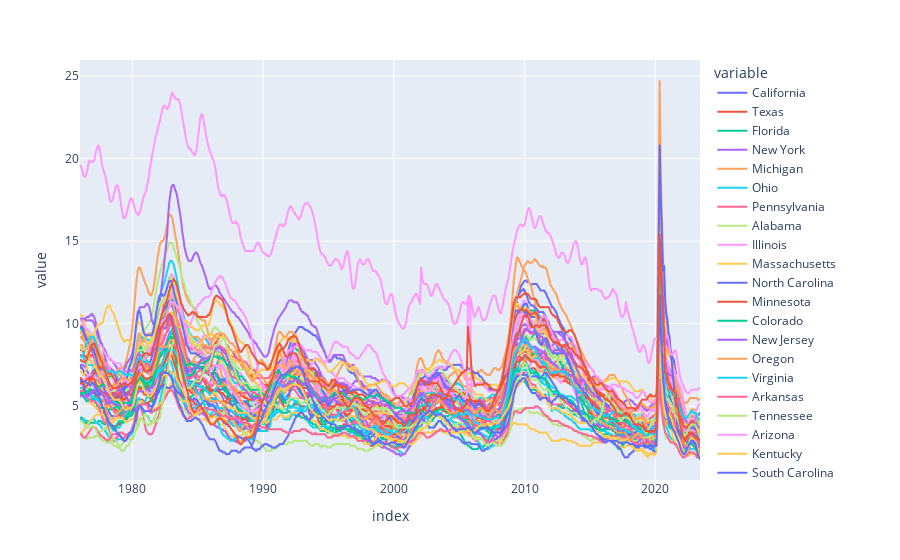

Notebook code for this chart:
### Code cell
# Plot States Unemployment Rate
px.line(uemp_states)

### Figure 1 — Plotly figure (JSON) as saved in the notebook; plotly's stock layout.template omitted (floating-point values rounded to 4 significant figures; data arrays with more than 128 entries replaced by an {"elided": "..."} marker saying what was removed)
{"data": [{"hovertemplate": "variable=California<br>index=%{x}<br>value=%{y}<extra></extra>", "legendgroup": "California", "line": {"color": "#636efa", "dash": "solid"}, "marker": {"symbol": "circle"}, "mode": "lines", "name": "California", "showlegend": true, "type": "scattergl", "x": {"elided": "568 str values"}, "xaxis": "x", "y": {"elided": "568 float values"}, "yaxis": "y"}, {"hovertemplate": "variable=Texas<br>index=%{x}<br>value=%{y}<extra></extra>", "legendgroup": "Texas", "line": {"color": "#EF553B", "dash": "solid"}, "marker": {"symbol": "circle"}, "mode": "lines", "name": "Texas", "showlegend": true, "type": "scattergl", "x": {"elided": "568 str values"}, "xaxis": "x", "y": {"elided": "568 float values"}, "yaxis": "y"}, {"hovertemplate": "variable=Florida<br>index=%{x}<br>value=%{y}<extra></extra>", "legendgroup": "Florida", "line": {"color": "#00cc96", "dash": "solid"}, "marker": {"symbol": "circle"}, "mode": "lines", "name": "Florida", "showlegend": true, "type": "scattergl", "x": {"elided": "568 str values"}, "xaxis": "x", "y": {"elided": "568 float values"}, "yaxis": "y"}, {"hovertemplate": "variable=New York<br>index=%{x}<br>value=%{y}<extra></extra>", "legendgroup": "New York", "line": {"color": "#ab63fa", "dash": "solid"}, "marker": {"symbol": "circle"}, "mode": "lines", "name": "New York", "showlegend": true, "type": "scattergl", "x": {"elided": "568 str values"}, "xaxis": "x", "y": {"elided": "568 float values"}, "yaxis": "y"}, {"hovertemplate": "variable=Michigan<br>index=%{x}<br>value=%{y}<extra></extra>", "legendgroup": "Michigan", "line": {"color": "#FFA15A", "dash": "solid"}, "marker": {"symbol": "circle"}, "mode": "lines", "name": "Michigan", "showlegend": true, "type": "scattergl", "x": {"elided": "568 str values"}, "xaxis": "x", "y": {"elided": "568 float values"}, "yaxis": "y"}, {"hovertemplate": "variable=Ohio<br>index=%{x}<br>value=%{y}<extra></extra>", "legendgroup": "Ohio", "line": {"color": "#19d3f3", "dash": "solid"}, "marker": {"symbol": "circle"}, "mode": "lines", "name": "Ohio", "showlegend": true, "type": "scattergl", "x": {"elided": "568 str values"}, "xaxis": "x", "y": {"elided": "568 float values"}, "yaxis": "y"}, {"hovertemplate": "variable=Pennsylvania<br>index=%{x}<br>value=%{y}<extra></extra>", "legendgroup": "Pennsylvania", "line": {"color": "#FF6692", "dash": "solid"}, "marker": {"symbol": "circle"}, "mode": "lines", "name": "Pennsylvania", "showlegend": true, "type": "scattergl", "x": {"elided": "568 str values"}, "xaxis": "x", "y": {"elided": "568 float values"}, "yaxis": "y"}, {"hovertemplate": "variable=Alabama<br>index=%{x}<br>value=%{y}<extra></extra>", "legendgroup": "Alabama", "line": {"color": "#B6E880", "dash": "solid"}, "marker": {"symbol": "circle"}, "mode": "lines", "name": "Alabama", "showlegend": true, "type": "scattergl", "x": {"elided": "568 str values"}, "xaxis": "x", "y": {"elided": "568 float values"}, "yaxis": "y"}, {"hovertemplate": "variable=Illinois<br>index=%{x}<br>value=%{y}<extra></extra>", "legendgroup": "Illinois", "line": {"color": "#FF97FF", "dash": "solid"}, "marker": {"symbol": "circle"}, "mode": "lines", "name": "Illinois", "showlegend": true, "type": "scattergl", "x": {"elided": "568 str values"}, "xaxis": "x", "y": {"elided": "568 float values"}, "yaxis": "y"}, {"hovertemplate": "variable=Massachusetts<br>index=%{x}<br>value=%{y}<extra></extra>", "legendgroup": "Massachusetts", "line": {"color": "#FECB52", "dash": "solid"}, "marker": {"symbol": "circle"}, "mode": "lines", "name": "Massachusetts", "showlegend": true, "type": "scattergl", "x": {"elided": "568 str values"}, "xaxis": "x", "y": {"elided": "568 float values"}, "yaxis": "y"}, {"hovertemplate": "variable=North Carolina<br>index=%{x}<br>value=%{y}<extra></extra>", "legendgroup": "North Carolina", "line": {"color": "#636efa", "dash": "solid"}, "marker": {"symbol": "circle"}, "mode": "lines", "name": "North Carolina", "showlegend": true, "type": "scattergl", "x": {"elided": "568 str values"}, "xaxis": "x", "y": {"elided": "568 float values"}, "yaxis": "y"}, {"hovertemplate": "variable=Minnesota<br>index=%{x}<br>value=%{y}<extra></extra>", "legendgroup": "Minnesota", "line": {"color": "#EF553B", "dash": "solid"}, "marker": {"symbol": "circle"}, "mode": "lines", "name": "Minnesota", "showlegend": true, "type": "scattergl", "x": {"elided": "568 str values"}, "xaxis": "x", "y": {"elided": "568 float values"}, "yaxis": "y"}, {"hovertemplate": "variable=Colorado<br>index=%{x}<br>value=%{y}<extra></extra>", "legendgroup": "Colorado", "line": {"color": "#00cc96", "dash": "solid"}, "marker": {"symbol": "circle"}, "mode": "lines", "name": "Colorado", "showlegend": true, "type": "scattergl", "x": {"elided": "568 str values"}, "xaxis": "x", "y": {"elided": "568 float values"}, "yaxis": "y"}, {"hovertemplate": "variable=New Jersey<br>index=%{x}<br>value=%{y}<extra></extra>", "legendgroup": "New Jersey", "line": {"color": "#ab63fa", "dash": "solid"}, "marker": {"symbol": "circle"}, "mode": "lines", "name": "New Jersey", "showlegend": true, "type": "scattergl", "x": {"elided": "568 str values"}, "xaxis": "x", "y": {"elided": "568 float values"}, "yaxis": "y"}, {"hovertemplate": "variable=Oregon<br>index=%{x}<br>value=%{y}<extra></extra>", "legendgroup": "Oregon", "line": {"color": "#FFA15A", "dash": "solid"}, "marker": {"symbol": "circle"}, "mode": "lines", "name": "Oregon", "showlegend": true, "type": "scattergl", "x": {"elided": "568 str values"}, "xaxis": "x", "y": {"elided": "568 float values"}, "yaxis": "y"}, {"hovertemplate": "variable=Virginia<br>index=%{x}<br>value=%{y}<extra></extra>", "legendgroup": "Virginia", "line": {"color": "#19d3f3", "dash": "solid"}, "marker": {"symbol": "circle"}, "mode": "lines", "name": "Virginia", "showlegend": true, "type": "scattergl", "x": {"elided": "568 str values"}, "xaxis": "x", "y": {"elided": "568 float values"}, "yaxis": "y"}, {"hovertemplate": "variable=Arkansas<br>index=%{x}<br>value=%{y}<extra></extra>", "legendgroup": "Arkansas", "line": {"color": "#FF6692", "dash": "solid"}, "marker": {"symbol": "circle"}, "mode": "lines", "name": "Arkansas", "showlegend": true, "type": "scattergl", "x": {"elided": "568 str values"}, "xaxis": "x", "y": {"elided": "568 float values"}, "yaxis": "y"}, {"hovertemplate": "variable=Tennessee<br>index=%{x}<br>value=%{y}<extra></extra>", "legendgroup": "Tennessee", "line": {"color": "#B6E880", "dash": "solid"}, "marker": {"symbol": "circle"}, "mode": "lines", "name": "Tennessee", "showlegend": true, "type": "scattergl", "x": {"elided": "568 str values"}, "xaxis": "x", "y": {"elided": "568 float values"}, "yaxis": "y"}, {"hovertemplate": "variable=Arizona<br>index=%{x}<br>value=%{y}<extra></extra>", "legendgroup": "Arizona", "line": {"color": "#FF97FF", "dash": "solid"}, "marker": {"symbol": "circle"}, "mode": "lines", "name": "Arizona", "showlegend": true, "type": "scattergl", "x": {"elided": "568 str values"}, "xaxis": "x", "y": {"elided": "568 float values"}, "yaxis": "y"}, {"hovertemplate": "variable=Kentucky<br>index=%{x}<br>value=%{y}<extra></extra>", "legendgroup": "Kentucky", "line": {"color": "#FECB52", "dash": "solid"}, "marker": {"symbol": "circle"}, "mode": "lines", "name": "Kentucky", "showlegend": true, "type": "scattergl", "x": {"elided": "568 str values"}, "xaxis": "x", "y": {"elided": "568 float values"}, "yaxis": "y"}, {"hovertemplate": "variable=South Carolina<br>index=%{x}<br>value=%{y}<extra></extra>", "legendgroup": "South Carolina", "line": {"color": "#636efa", "dash": "solid"}, "marker": {"symbol": "circle"}, "mode": "lines", "name": "South Carolina", "showlegend": true, "type": "scattergl", "x": {"elided": "568 str values"}, "xaxis": "x", "y": {"elided": "568 float values"}, "yaxis": "y"}, {"hovertemplate": "variable=Georgia<br>index=%{x}<br>value=%{y}<extra></extra>", "legendgroup": "Georgia", "line": {"color": "#EF553B", "dash": "solid"}, "marker": {"symbol": "circle"}, "mode": "lines", "name": "Georgia", "showlegend": true, "type": "scattergl", "x": {"elided": "568 str values"}, "xaxis": "x", "y": {"elided": "568 float values"}, "yaxis": "y"}, {"hovertemplate": "variable=Wisconsin<br>index=%{x}<br>value=%{y}<extra></extra>", "legendgroup": "Wisconsin", "line": {"color": "#00cc96", "dash": "solid"}, "marker": {"symbol": "circle"}, "mode": "lines", "name": "Wisconsin", "showlegend": true, "type": "scattergl", "x": {"elided": "568 str values"}, "xaxis": "x", "y": {"elided": "568 float values"}, "yaxis": "y"}, {"hovertemplate": "variable=West Virginia<br>index=%{x}<br>value=%{y}<extra></extra>", "legendgroup": "West Virginia", "line": {"color": "#ab63fa", "dash": "solid"}, "marker": {"symbol": "circle"}, "mode": "lines", "name": "West Virginia", "showlegend": true, "type": "scattergl", "x": {"elided": "568 str values"}, "xaxis": "x", "y": {"elided": "568 float values"}, "yaxis": "y"}, {"hovertemplate": "variable=New Mexico<br>index=%{x}<br>value=%{y}<extra></extra>", "legendgroup": "New Mexico", "line": {"color": "#FFA15A", "dash": "solid"}, "marker": {"symbol": "circle"}, "mode": "lines", "name": "New Mexico", "showlegend": true, "type": "scattergl", "x": {"elided": "568 str values"}, "xaxis": "x", "y": {"elided": "568 float values"}, "yaxis": "y"}, {"hovertemplate": "variable=Utah<br>index=%{x}<br>value=%{y}<extra></extra>", "legendgroup": "Utah", "line": {"color": "#19d3f3", "dash": "solid"}, "marker": {"symbol": "circle"}, "mode": "lines", "name": "Utah", "showlegend": true, "type": "scattergl", "x": {"elided": "568 str values"}, "xaxis": "x", "y": {"elided": "568 float values"}, "yaxis": "y"}, {"hovertemplate": "variable=Missouri<br>index=%{x}<br>value=%{y}<extra></extra>", "legendgroup": "Missouri", "line": {"color": "#FF6692", "dash": "solid"}, "marker": {"symbol": "circle"}, "mode": "lines", "name": "Missouri", "showlegend": true, "type": "scattergl", "x": {"elided": "568 str values"}, "xaxis": "x", "y": {"elided": "568 float values"}, "yaxis": "y"}, {"hovertemplate": "variable=Washington<br>index=%{x}<br>value=%{y}<extra></extra>", "legendgroup": "Washington", "line": {"color": "#B6E880", "dash": "solid"}, "marker": {"symbol": "circle"}, "mode": "lines", "name": "Washington", "showlegend": true, "type": "scattergl", "x": {"elided": "568 str values"}, "xaxis": "x", "y": {"elided": "568 float values"}, "yaxis": "y"}, {"hovertemplate": "variable=Louisiana<br>index=%{x}<br>value=%{y}<extra></extra>", "legendgroup": "Louisiana", "line": {"color": "#FF97FF", "dash": "solid"}, "marker": {"symbol": "circle"}, "mode": "lines", "name": "Louisiana", "showlegend": true, "type": "scattergl", "x": {"elided": "568 str values"}, "xaxis": "x", "y": {"elided": "568 float values"}, "yaxis": "y"}, {"hovertemplate": "variable=Alaska<br>index=%{x}<br>value=%{y}<extra></extra>", "legendgroup": "Alaska", "line": {"color": "#FECB52", "dash": "solid"}, "marker": {"symbol": "circle"}, "mode": "lines", "name": "Alaska", "showlegend": true, "type": "scattergl", "x": {"elided": "568 str values"}, "xaxis": "x", "y": {"elided": "568 float values"}, "yaxis": "y"}, {"hovertemplate": "variable=Indiana<br>index=%{x}<br>value=%{y}<extra></extra>", "legendgroup": "Indiana", "line": {"color": "#636efa", "dash": "solid"}, "marker": {"symbol": "circle"}, "mode": "lines", "name": "Indiana", "showlegend": true, "type": "scattergl", "x": {"elided": "568 str values"}, "xaxis": "x", "y": {"elided": "568 float values"}, "yaxis": "y"}, {"hovertemplate": "variable=Maryland<br>index=%{x}<br>value=%{y}<extra></extra>", "legendgroup": "Maryland", "line": {"color": "#EF553B", "dash": "solid"}, "marker": {"symbol": "circle"}, "mode": "lines", "name": "Maryland", "showlegend": true, "type": "scattergl", "x": {"elided": "568 str values"}, "xaxis": "x", "y": {"elided": "568 float values"}, "yaxis": "y"}, {"hovertemplate": "variable=Iowa<br>index=%{x}<br>value=%{y}<extra></extra>", "legendgroup": "Iowa", "line": {"color": "#00cc96", "dash": "solid"}, "marker": {"symbol": "circle"}, "mode": "lines", "name": "Iowa", "showlegend": true, "type": "scattergl", "x": {"elided": "568 str values"}, "xaxis": "x", "y": {"elided": "568 float values"}, "yaxis": "y"}, {"hovertemplate": "variable=Connecticut<br>index=%{x}<br>value=%{y}<extra></extra>", "legendgroup": "Connecticut", "line": {"color": "#ab63fa", "dash": "solid"}, "marker": {"symbol": "circle"}, "mode": "lines", "name": "Connecticut", "showlegend": true, "type": "scattergl", "x": {"elided": "568 str values"}, "xaxis": "x", "y": {"elided": "568 float values"}, "yaxis": "y"}, {"hovertemplate": "variable=Nevada<br>index=%{x}<br>value=%{y}<extra></extra>", "legendgroup": "Nevada", "line": {"color": "#FFA15A", "dash": "solid"}, "marker": {"symbol": "circle"}, "mode": "lines", "name": "Nevada", "showlegend": true, "type": "scattergl", "x": {"elided": "568 str values"}, "xaxis": "x", "y": {"elided": "568 float values"}, "yaxis": "y"}, {"hovertemplate": "variable=Kansas<br>index=%{x}<br>value=%{y}<extra></extra>", "legendgroup": "Kansas", "line": {"color": "#19d3f3", "dash": "solid"}, "marker": {"symbol": "circle"}, "mode": "lines", "name": "Kansas", "showlegend": true, "type": "scattergl", "x": {"elided": "568 str values"}, "xaxis": "x", "y": {"elided": "568 float values"}, "yaxis": "y"}, {"hovertemplate": "variable=Oklahoma<br>index=%{x}<br>value=%{y}<extra></extra>", "legendgroup": "Oklahoma", "line": {"color": "#FF6692", "dash": "solid"}, "marker": {"symbol": "circle"}, "mode": "lines", "name": "Oklahoma", "showlegend": true, "type": "scattergl", "x": {"elided": "568 str values"}, "xaxis": "x", "y": {"elided": "568 float values"}, "yaxis": "y"}, {"hovertemplate": "variable=Nebraska<br>index=%{x}<br>value=%{y}<extra></extra>", "legendgroup": "Nebraska", "line": {"color": "#B6E880", "dash": "solid"}, "marker": {"symbol": "circle"}, "mode": "lines", "name": "Nebraska", "showlegend": true, "type": "scattergl", "x": {"elided": "568 str values"}, "xaxis": "x", "y": {"elided": "568 float values"}, "yaxis": "y"}, {"hovertemplate": "variable=the District of Columbia<br>index=%{x}<br>value=%{y}<extra></extra>", "legendgroup": "the District of Columbia", "line": {"color": "#FF97FF", "dash": "solid"}, "marker": {"symbol": "circle"}, "mode": "lines", "name": "the District of Columbia", "showlegend": true, "type": "scattergl", "x": {"elided": "568 str values"}, "xaxis": "x", "y": {"elided": "568 float values"}, "yaxis": "y"}, {"hovertemplate": "variable=North Dakota<br>index=%{x}<br>value=%{y}<extra></extra>", "legendgroup": "North Dakota", "line": {"color": "#FECB52", "dash": "solid"}, "marker": {"symbol": "circle"}, "mode": "lines", "name": "North Dakota", "showlegend": true, "type": "scattergl", "x": {"elided": "568 str values"}, "xaxis": "x", "y": {"elided": "568 float values"}, "yaxis": "y"}, {"hovertemplate": "variable=Hawaii<br>index=%{x}<br>value=%{y}<extra></extra>", "legendgroup": "Hawaii", "line": {"color": "#636efa", "dash": "solid"}, "marker": {"symbol": "circle"}, "mode": "lines", "name": "Hawaii", "showlegend": true, "type": "scattergl", "x": {"elided": "568 str values"}, "xaxis": "x", "y": {"elided": "568 float values"}, "yaxis": "y"}, {"hovertemplate": "variable=Mississippi<br>index=%{x}<br>value=%{y}<extra></extra>", "legendgroup": "Mississippi", "line": {"color": "#EF553B", "dash": "solid"}, "marker": {"symbol": "circle"}, "mode": "lines", "name": "Mississippi", "showlegend": true, "type": "scattergl", "x": {"elided": "568 str values"}, "xaxis": "x", "y": {"elided": "568 float values"}, "yaxis": "y"}, {"hovertemplate": "variable=Montana<br>index=%{x}<br>value=%{y}<extra></extra>", "legendgroup": "Montana", "line": {"color": "#00cc96", "dash": "solid"}, "marker": {"symbol": "circle"}, "mode": "lines", "name": "Montana", "showlegend": true, "type": "scattergl", "x": {"elided": "568 str values"}, "xaxis": "x", "y": {"elided": "568 float values"}, "yaxis": "y"}, {"hovertemplate": "variable=Idaho<br>index=%{x}<br>value=%{y}<extra></extra>", "legendgroup": "Idaho", "line": {"color": "#ab63fa", "dash": "solid"}, "marker": {"symbol": "circle"}, "mode": "lines", "name": "Idaho", "showlegend": true, "type": "scattergl", "x": {"elided": "568 str values"}, "xaxis": "x", "y": {"elided": "568 float values"}, "yaxis": "y"}, {"hovertemplate": "variable=Maine<br>index=%{x}<br>value=%{y}<extra></extra>", "legendgroup": "Maine", "line": {"color": "#FFA15A", "dash": "solid"}, "marker": {"symbol": "circle"}, "mode": "lines", "name": "Maine", "showlegend": true, "type": "scattergl", "x": {"elided": "568 str values"}, "xaxis": "x", "y": {"elided": "568 float values"}, "yaxis": "y"}, {"hovertemplate": "variable=Delaware<br>index=%{x}<br>value=%{y}<extra></extra>", "legendgroup": "Delaware", "line": {"color": "#19d3f3", "dash": "solid"}, "marker": {"symbol": "circle"}, "mode": "lines", "name": "Delaware", "showlegend": true, "type": "scattergl", "x": {"elided": "568 str values"}, "xaxis": "x", "y": {"elided": "568 float values"}, "yaxis": "y"}, {"hovertemplate": "variable=South Dakota<br>index=%{x}<br>value=%{y}<extra></extra>", "legendgroup": "South Dakota", "line": {"color": "#FF6692", "dash": "solid"}, "marker": {"symbol": "circle"}, "mode": "lines", "name": "South Dakota", "showlegend": true, "type": "scattergl", "x": {"elided": "568 str values"}, "xaxis": "x", "y": {"elided": "568 float values"}, "yaxis": "y"}, {"hovertemplate": "variable=Wyoming<br>index=%{x}<br>value=%{y}<extra></extra>", "legendgroup": "Wyoming", "line": {"color": "#B6E880", "dash": "solid"}, "marker": {"symbol": "circle"}, "mode": "lines", "name": "Wyoming", "showlegend": true, "type": "scattergl", "x": {"elided": "568 str values"}, "xaxis": "x", "y": {"elided": "568 float values"}, "yaxis": "y"}, {"hovertemplate": "variable=Puerto Rico<br>index=%{x}<br>value=%{y}<extra></extra>", "legendgroup": "Puerto Rico", "line": {"color": "#FF97FF", "dash": "solid"}, "marker": {"symbol": "circle"}, "mode": "lines", "name": "Puerto Rico", "showlegend": true, "type": "scattergl", "x": {"elided": "568 str values"}, "xaxis": "x", "y": {"elided": "568 float values"}, "yaxis": "y"}, {"hovertemplate": "variable=Vermont<br>index=%{x}<br>value=%{y}<extra></extra>", "legendgroup": "Vermont", "line": {"color": "#FECB52", "dash": "solid"}, "marker": {"symbol": "circle"}, "mode": "lines", "name": "Vermont", "showlegend": true, "type": "scattergl", "x": {"elided": "568 str values"}, "xaxis": "x", "y": {"elided": "568 float values"}, "yaxis": "y"}, {"hovertemplate": "variable=New Hampshire<br>index=%{x}<br>value=%{y}<extra></extra>", "legendgroup": "New Hampshire", "line": {"color": "#636efa", "dash": "solid"}, "marker": {"symbol": "circle"}, "mode": "lines", "name": "New Hampshire", "showlegend": true, "type": "scattergl", "x": {"elided": "568 str values"}, "xaxis": "x", "y": {"elided": "568 float values"}, "yaxis": "y"}, {"hovertemplate": "variable=Rhode Island<br>index=%{x}<br>value=%{y}<extra></extra>", "legendgroup": "Rhode Island", "line": {"color": "#EF553B", "dash": "solid"}, "marker": {"symbol": "circle"}, "mode": "lines", "name": "Rhode Island", "showlegend": true, "type": "scattergl", "x": {"elided": "568 str values"}, "xaxis": "x", "y": {"elided": "568 float values"}, "yaxis": "y"}], "layout": {"legend": {"title": {"text": "variable"}, "tracegroupgap": 0}, "margin": {"t": 60}, "xaxis": {"anchor": "y", "domain": [0, 1], "title": {"text": "index"}}, "yaxis": {"anchor": "x", "domain": [0, 1], "title": {"text": "value"}}}}
